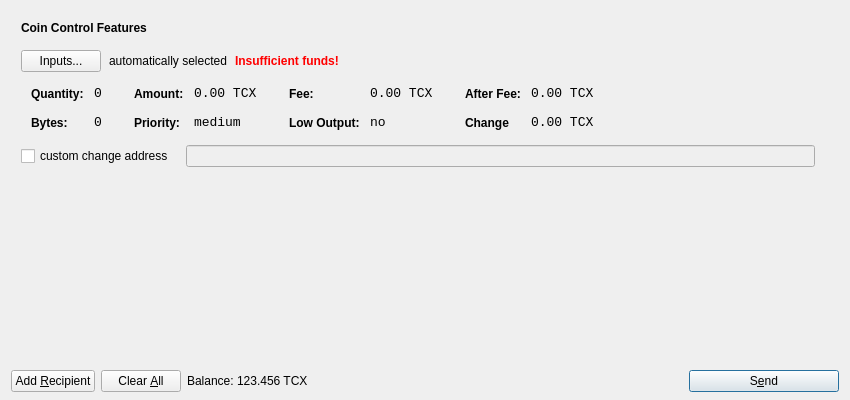
<?xml version="1.0" encoding="UTF-8"?>
<ui version="4.0">
 <class>SendCoinsDialog</class>
 <widget class="QDialog" name="SendCoinsDialog">
  <property name="geometry">
   <rect>
    <x>0</x>
    <y>0</y>
    <width>850</width>
    <height>400</height>
   </rect>
  </property>
  <property name="windowTitle">
   <string>Send Coins</string>
  </property>
  <layout class="QVBoxLayout" name="verticalLayout" stretch="0,1,0">
   <property name="bottomMargin">
    <number>8</number>
   </property>
   <item>
    <widget class="QFrame" name="frameCoinControl">
     <property name="sizePolicy">
      <sizepolicy hsizetype="Expanding" vsizetype="Expanding">
       <horstretch>0</horstretch>
       <verstretch>0</verstretch>
      </sizepolicy>
     </property>
     <property name="maximumSize">
      <size>
       <width>16777215</width>
       <height>16777215</height>
      </size>
     </property>
     <property name="frameShape">
      <enum>QFrame::NoFrame</enum>
     </property>
     <property name="frameShadow">
      <enum>QFrame::Plain</enum>
     </property>
     <layout class="QVBoxLayout" name="verticalLayoutCoinControl2">
      <property name="spacing">
       <number>6</number>
      </property>
      <property name="leftMargin">
       <number>0</number>
      </property>
      <property name="topMargin">
       <number>0</number>
      </property>
      <property name="rightMargin">
       <number>0</number>
      </property>
      <property name="bottomMargin">
       <number>6</number>
      </property>
      <item>
       <layout class="QVBoxLayout" name="verticalLayoutCoinControl" stretch="0,0,0,0,1">
        <property name="spacing">
         <number>0</number>
        </property>
        <property name="leftMargin">
         <number>10</number>
        </property>
        <property name="topMargin">
         <number>10</number>
        </property>
        <item>
         <layout class="QHBoxLayout" name="horizontalLayoutCoinControl1">
          <property name="bottomMargin">
           <number>15</number>
          </property>
          <item>
           <widget class="QLabel" name="labelCoinControlFeatures">
            <property name="sizePolicy">
             <sizepolicy hsizetype="Preferred" vsizetype="Maximum">
              <horstretch>0</horstretch>
              <verstretch>0</verstretch>
             </sizepolicy>
            </property>
            <property name="font">
             <font>
              <weight>75</weight>
              <bold>true</bold>
             </font>
            </property>
            <property name="styleSheet">
             <string notr="true">font-weight:bold;</string>
            </property>
            <property name="text">
             <string>Coin Control Features</string>
            </property>
           </widget>
          </item>
         </layout>
        </item>
        <item>
         <layout class="QHBoxLayout" name="horizontalLayoutCoinControl2" stretch="0,0,0,0">
          <property name="spacing">
           <number>8</number>
          </property>
          <property name="bottomMargin">
           <number>10</number>
          </property>
          <item>
           <widget class="QPushButton" name="pushButtonCoinControl">
            <property name="styleSheet">
             <string notr="true"/>
            </property>
            <property name="text">
             <string>Inputs...</string>
            </property>
           </widget>
          </item>
          <item>
           <widget class="QLabel" name="labelCoinControlAutomaticallySelected">
            <property name="text">
             <string>automatically selected</string>
            </property>
            <property name="margin">
             <number>5</number>
            </property>
           </widget>
          </item>
          <item>
           <widget class="QLabel" name="labelCoinControlInsuffFunds">
            <property name="font">
             <font>
              <weight>75</weight>
              <bold>true</bold>
             </font>
            </property>
            <property name="styleSheet">
             <string notr="true">color:red;font-weight:bold;</string>
            </property>
            <property name="text">
             <string>Insufficient funds!</string>
            </property>
            <property name="margin">
             <number>5</number>
            </property>
           </widget>
          </item>
          <item>
           <spacer name="horizontalSpacerCoinControl">
            <property name="orientation">
             <enum>Qt::Horizontal</enum>
            </property>
            <property name="sizeHint" stdset="0">
             <size>
              <width>40</width>
              <height>1</height>
             </size>
            </property>
           </spacer>
          </item>
         </layout>
        </item>
        <item>
         <widget class="QWidget" name="widgetCoinControl" native="true">
          <property name="sizePolicy">
           <sizepolicy hsizetype="Preferred" vsizetype="Preferred">
            <horstretch>0</horstretch>
            <verstretch>0</verstretch>
           </sizepolicy>
          </property>
          <property name="minimumSize">
           <size>
            <width>0</width>
            <height>0</height>
           </size>
          </property>
          <property name="styleSheet">
           <string notr="true"/>
          </property>
          <layout class="QHBoxLayout" name="horizontalLayoutCoinControl5">
           <property name="leftMargin">
            <number>0</number>
           </property>
           <property name="topMargin">
            <number>0</number>
           </property>
           <property name="rightMargin">
            <number>0</number>
           </property>
           <property name="bottomMargin">
            <number>0</number>
           </property>
           <item>
            <layout class="QHBoxLayout" name="horizontalLayoutCoinControl3" stretch="0,0,0,1">
             <property name="spacing">
              <number>20</number>
             </property>
             <property name="topMargin">
              <number>0</number>
             </property>
             <property name="bottomMargin">
              <number>10</number>
             </property>
             <item>
              <layout class="QFormLayout" name="formLayoutCoinControl1">
               <property name="horizontalSpacing">
                <number>10</number>
               </property>
               <property name="verticalSpacing">
                <number>14</number>
               </property>
               <property name="leftMargin">
                <number>10</number>
               </property>
               <property name="topMargin">
                <number>4</number>
               </property>
               <property name="rightMargin">
                <number>6</number>
               </property>
               <item row="0" column="0">
                <widget class="QLabel" name="labelCoinControlQuantityText">
                 <property name="styleSheet">
                  <string notr="true">font-weight:bold;</string>
                 </property>
                 <property name="text">
                  <string>Quantity:</string>
                 </property>
                 <property name="margin">
                  <number>0</number>
                 </property>
                </widget>
               </item>
               <item row="0" column="1">
                <widget class="QLabel" name="labelCoinControlQuantity">
                 <property name="font">
                  <font>
                   <family>Monospace</family>
                   <pointsize>10</pointsize>
                  </font>
                 </property>
                 <property name="cursor">
                  <cursorShape>IBeamCursor</cursorShape>
                 </property>
                 <property name="contextMenuPolicy">
                  <enum>Qt::ActionsContextMenu</enum>
                 </property>
                 <property name="text">
                  <string>0</string>
                 </property>
                 <property name="margin">
                  <number>0</number>
                 </property>
                 <property name="textInteractionFlags">
                  <set>Qt::LinksAccessibleByMouse|Qt::TextSelectableByKeyboard|Qt::TextSelectableByMouse</set>
                 </property>
                </widget>
               </item>
               <item row="1" column="0">
                <widget class="QLabel" name="labelCoinControlBytesText">
                 <property name="styleSheet">
                  <string notr="true">font-weight:bold;</string>
                 </property>
                 <property name="text">
                  <string>Bytes:</string>
                 </property>
                </widget>
               </item>
               <item row="1" column="1">
                <widget class="QLabel" name="labelCoinControlBytes">
                 <property name="font">
                  <font>
                   <family>Monospace</family>
                   <pointsize>10</pointsize>
                  </font>
                 </property>
                 <property name="cursor">
                  <cursorShape>IBeamCursor</cursorShape>
                 </property>
                 <property name="contextMenuPolicy">
                  <enum>Qt::ActionsContextMenu</enum>
                 </property>
                 <property name="text">
                  <string>0</string>
                 </property>
                 <property name="textInteractionFlags">
                  <set>Qt::LinksAccessibleByMouse|Qt::TextSelectableByKeyboard|Qt::TextSelectableByMouse</set>
                 </property>
                </widget>
               </item>
              </layout>
             </item>
             <item>
              <layout class="QFormLayout" name="formLayoutCoinControl2">
               <property name="horizontalSpacing">
                <number>10</number>
               </property>
               <property name="verticalSpacing">
                <number>14</number>
               </property>
               <property name="leftMargin">
                <number>6</number>
               </property>
               <property name="topMargin">
                <number>4</number>
               </property>
               <property name="rightMargin">
                <number>6</number>
               </property>
               <item row="0" column="0">
                <widget class="QLabel" name="labelCoinControlAmountText">
                 <property name="styleSheet">
                  <string notr="true">font-weight:bold;</string>
                 </property>
                 <property name="text">
                  <string>Amount:</string>
                 </property>
                 <property name="margin">
                  <number>0</number>
                 </property>
                </widget>
               </item>
               <item row="0" column="1">
                <widget class="QLabel" name="labelCoinControlAmount">
                 <property name="font">
                  <font>
                   <family>Monospace</family>
                   <pointsize>10</pointsize>
                  </font>
                 </property>
                 <property name="cursor">
                  <cursorShape>IBeamCursor</cursorShape>
                 </property>
                 <property name="contextMenuPolicy">
                  <enum>Qt::ActionsContextMenu</enum>
                 </property>
                 <property name="text">
                  <string>0.00 TCX</string>
                 </property>
                 <property name="textInteractionFlags">
                  <set>Qt::LinksAccessibleByMouse|Qt::TextSelectableByKeyboard|Qt::TextSelectableByMouse</set>
                 </property>
                </widget>
               </item>
               <item row="1" column="0">
                <widget class="QLabel" name="labelCoinControlPriorityText">
                 <property name="styleSheet">
                  <string notr="true">font-weight:bold;</string>
                 </property>
                 <property name="text">
                  <string>Priority:</string>
                 </property>
                </widget>
               </item>
               <item row="1" column="1">
                <widget class="QLabel" name="labelCoinControlPriority">
                 <property name="font">
                  <font>
                   <family>Monospace</family>
                   <pointsize>10</pointsize>
                  </font>
                 </property>
                 <property name="cursor">
                  <cursorShape>IBeamCursor</cursorShape>
                 </property>
                 <property name="contextMenuPolicy">
                  <enum>Qt::ActionsContextMenu</enum>
                 </property>
                 <property name="text">
                  <string>medium</string>
                 </property>
                 <property name="textInteractionFlags">
                  <set>Qt::LinksAccessibleByMouse|Qt::TextSelectableByKeyboard|Qt::TextSelectableByMouse</set>
                 </property>
                </widget>
               </item>
              </layout>
             </item>
             <item>
              <layout class="QFormLayout" name="formLayoutCoinControl3">
               <property name="horizontalSpacing">
                <number>10</number>
               </property>
               <property name="verticalSpacing">
                <number>14</number>
               </property>
               <property name="leftMargin">
                <number>6</number>
               </property>
               <property name="topMargin">
                <number>4</number>
               </property>
               <property name="rightMargin">
                <number>6</number>
               </property>
               <item row="0" column="0">
                <widget class="QLabel" name="labelCoinControlFeeText">
                 <property name="styleSheet">
                  <string notr="true">font-weight:bold;</string>
                 </property>
                 <property name="text">
                  <string>Fee:</string>
                 </property>
                 <property name="margin">
                  <number>0</number>
                 </property>
                </widget>
               </item>
               <item row="0" column="1">
                <widget class="QLabel" name="labelCoinControlFee">
                 <property name="font">
                  <font>
                   <family>Monospace</family>
                   <pointsize>10</pointsize>
                  </font>
                 </property>
                 <property name="cursor">
                  <cursorShape>IBeamCursor</cursorShape>
                 </property>
                 <property name="contextMenuPolicy">
                  <enum>Qt::ActionsContextMenu</enum>
                 </property>
                 <property name="text">
                  <string>0.00 TCX</string>
                 </property>
                 <property name="textInteractionFlags">
                  <set>Qt::LinksAccessibleByMouse|Qt::TextSelectableByKeyboard|Qt::TextSelectableByMouse</set>
                 </property>
                </widget>
               </item>
               <item row="1" column="0">
                <widget class="QLabel" name="labelCoinControlLowOutputText">
                 <property name="styleSheet">
                  <string notr="true">font-weight:bold;</string>
                 </property>
                 <property name="text">
                  <string>Low Output:</string>
                 </property>
                </widget>
               </item>
               <item row="1" column="1">
                <widget class="QLabel" name="labelCoinControlLowOutput">
                 <property name="font">
                  <font>
                   <family>Monospace</family>
                   <pointsize>10</pointsize>
                  </font>
                 </property>
                 <property name="cursor">
                  <cursorShape>IBeamCursor</cursorShape>
                 </property>
                 <property name="contextMenuPolicy">
                  <enum>Qt::ActionsContextMenu</enum>
                 </property>
                 <property name="text">
                  <string>no</string>
                 </property>
                 <property name="textInteractionFlags">
                  <set>Qt::LinksAccessibleByMouse|Qt::TextSelectableByKeyboard|Qt::TextSelectableByMouse</set>
                 </property>
                </widget>
               </item>
              </layout>
             </item>
             <item>
              <layout class="QFormLayout" name="formLayoutCoinControl4">
               <property name="horizontalSpacing">
                <number>10</number>
               </property>
               <property name="verticalSpacing">
                <number>14</number>
               </property>
               <property name="leftMargin">
                <number>6</number>
               </property>
               <property name="topMargin">
                <number>4</number>
               </property>
               <property name="rightMargin">
                <number>6</number>
               </property>
               <item row="0" column="0">
                <widget class="QLabel" name="labelCoinControlAfterFeeText">
                 <property name="styleSheet">
                  <string notr="true">font-weight:bold;</string>
                 </property>
                 <property name="text">
                  <string>After Fee:</string>
                 </property>
                 <property name="margin">
                  <number>0</number>
                 </property>
                </widget>
               </item>
               <item row="0" column="1">
                <widget class="QLabel" name="labelCoinControlAfterFee">
                 <property name="font">
                  <font>
                   <family>Monospace</family>
                   <pointsize>10</pointsize>
                  </font>
                 </property>
                 <property name="cursor">
                  <cursorShape>IBeamCursor</cursorShape>
                 </property>
                 <property name="contextMenuPolicy">
                  <enum>Qt::ActionsContextMenu</enum>
                 </property>
                 <property name="text">
                  <string>0.00 TCX</string>
                 </property>
                 <property name="textInteractionFlags">
                  <set>Qt::LinksAccessibleByMouse|Qt::TextSelectableByKeyboard|Qt::TextSelectableByMouse</set>
                 </property>
                </widget>
               </item>
               <item row="1" column="0">
                <widget class="QLabel" name="labelCoinControlChangeText">
                 <property name="styleSheet">
                  <string notr="true">font-weight:bold;</string>
                 </property>
                 <property name="text">
                  <string>Change</string>
                 </property>
                </widget>
               </item>
               <item row="1" column="1">
                <widget class="QLabel" name="labelCoinControlChange">
                 <property name="font">
                  <font>
                   <family>Monospace</family>
                   <pointsize>10</pointsize>
                  </font>
                 </property>
                 <property name="cursor">
                  <cursorShape>IBeamCursor</cursorShape>
                 </property>
                 <property name="contextMenuPolicy">
                  <enum>Qt::ActionsContextMenu</enum>
                 </property>
                 <property name="text">
                  <string>0.00 TCX</string>
                 </property>
                 <property name="textInteractionFlags">
                  <set>Qt::LinksAccessibleByMouse|Qt::TextSelectableByKeyboard|Qt::TextSelectableByMouse</set>
                 </property>
                </widget>
               </item>
              </layout>
             </item>
            </layout>
           </item>
          </layout>
         </widget>
        </item>
        <item>
         <layout class="QHBoxLayout" name="horizontalLayoutCoinControl4" stretch="0,0,0">
          <property name="spacing">
           <number>12</number>
          </property>
          <property name="sizeConstraint">
           <enum>QLayout::SetDefaultConstraint</enum>
          </property>
          <property name="topMargin">
           <number>5</number>
          </property>
          <property name="rightMargin">
           <number>5</number>
          </property>
          <item>
           <widget class="QCheckBox" name="checkBoxCoinControlChange">
            <property name="text">
             <string>custom change address</string>
            </property>
           </widget>
          </item>
          <item>
           <widget class="QLineEdit" name="lineEditCoinControlChange">
            <property name="enabled">
             <bool>false</bool>
            </property>
            <property name="sizePolicy">
             <sizepolicy hsizetype="Expanding" vsizetype="Fixed">
              <horstretch>0</horstretch>
              <verstretch>0</verstretch>
             </sizepolicy>
            </property>
           </widget>
          </item>
          <item>
           <widget class="QLabel" name="labelCoinControlChangeLabel">
            <property name="sizePolicy">
             <sizepolicy hsizetype="Preferred" vsizetype="Expanding">
              <horstretch>0</horstretch>
              <verstretch>0</verstretch>
             </sizepolicy>
            </property>
            <property name="minimumSize">
             <size>
              <width>0</width>
              <height>0</height>
             </size>
            </property>
            <property name="text">
             <string/>
            </property>
            <property name="margin">
             <number>3</number>
            </property>
           </widget>
          </item>
         </layout>
        </item>
        <item>
         <spacer name="verticalSpacerCoinControl">
          <property name="orientation">
           <enum>Qt::Vertical</enum>
          </property>
          <property name="sizeHint" stdset="0">
           <size>
            <width>800</width>
            <height>1</height>
           </size>
          </property>
         </spacer>
        </item>
       </layout>
      </item>
     </layout>
    </widget>
   </item>
   <item>
    <widget class="QScrollArea" name="scrollArea">
     <property name="frameShape">
      <enum>QFrame::NoFrame</enum>
     </property>
     <property name="frameShadow">
      <enum>QFrame::Plain</enum>
     </property>
     <property name="widgetResizable">
      <bool>true</bool>
     </property>
     <widget class="QWidget" name="scrollAreaWidgetContents">
      <property name="geometry">
       <rect>
        <x>0</x>
        <y>0</y>
        <width>832</width>
        <height>137</height>
       </rect>
      </property>
      <layout class="QVBoxLayout" name="verticalLayout_2">
       <property name="leftMargin">
        <number>0</number>
       </property>
       <property name="topMargin">
        <number>0</number>
       </property>
       <property name="rightMargin">
        <number>0</number>
       </property>
       <property name="bottomMargin">
        <number>0</number>
       </property>
       <item>
        <layout class="QVBoxLayout" name="entries">
         <property name="spacing">
          <number>6</number>
         </property>
        </layout>
       </item>
       <item>
        <spacer name="verticalSpacer">
         <property name="orientation">
          <enum>Qt::Vertical</enum>
         </property>
         <property name="sizeHint" stdset="0">
          <size>
           <width>20</width>
           <height>40</height>
          </size>
         </property>
        </spacer>
       </item>
      </layout>
     </widget>
    </widget>
   </item>
   <item>
    <layout class="QHBoxLayout" name="horizontalLayout">
     <item>
      <widget class="QPushButton" name="addButton">
       <property name="toolTip">
        <string>Send to multiple recipients at once</string>
       </property>
       <property name="text">
        <string>Add &amp;Recipient</string>
       </property>
       <property name="icon">
        <iconset resource="../bitcoin.qrc">
         <normaloff>:/icons/add</normaloff>:/icons/add</iconset>
       </property>
       <property name="autoDefault">
        <bool>false</bool>
       </property>
      </widget>
     </item>
     <item>
      <widget class="QPushButton" name="clearButton">
       <property name="sizePolicy">
        <sizepolicy hsizetype="Minimum" vsizetype="Fixed">
         <horstretch>0</horstretch>
         <verstretch>0</verstretch>
        </sizepolicy>
       </property>
       <property name="toolTip">
        <string>Remove all transaction fields</string>
       </property>
       <property name="text">
        <string>Clear &amp;All</string>
       </property>
       <property name="icon">
        <iconset resource="../bitcoin.qrc">
         <normaloff>:/icons/remove</normaloff>:/icons/remove</iconset>
       </property>
       <property name="autoRepeatDelay">
        <number>300</number>
       </property>
       <property name="autoDefault">
        <bool>false</bool>
       </property>
      </widget>
     </item>
     <item>
      <layout class="QHBoxLayout" name="horizontalLayout_2">
       <property name="spacing">
        <number>3</number>
       </property>
       <item>
        <widget class="QLabel" name="label">
         <property name="sizePolicy">
          <sizepolicy hsizetype="Preferred" vsizetype="Fixed">
           <horstretch>0</horstretch>
           <verstretch>0</verstretch>
          </sizepolicy>
         </property>
         <property name="text">
          <string>Balance:</string>
         </property>
        </widget>
       </item>
       <item>
        <widget class="QLabel" name="labelBalance">
         <property name="sizePolicy">
          <sizepolicy hsizetype="Preferred" vsizetype="Fixed">
           <horstretch>0</horstretch>
           <verstretch>0</verstretch>
          </sizepolicy>
         </property>
         <property name="cursor">
          <cursorShape>IBeamCursor</cursorShape>
         </property>
         <property name="text">
          <string>123.456 TCX</string>
         </property>
         <property name="textInteractionFlags">
          <set>Qt::LinksAccessibleByMouse|Qt::TextSelectableByKeyboard|Qt::TextSelectableByMouse</set>
         </property>
        </widget>
       </item>
      </layout>
     </item>
     <item>
      <spacer name="horizontalSpacer">
       <property name="orientation">
        <enum>Qt::Horizontal</enum>
       </property>
       <property name="sizeHint" stdset="0">
        <size>
         <width>40</width>
         <height>20</height>
        </size>
       </property>
      </spacer>
     </item>
     <item>
      <widget class="QPushButton" name="sendButton">
       <property name="minimumSize">
        <size>
         <width>150</width>
         <height>0</height>
        </size>
       </property>
       <property name="toolTip">
        <string>Confirm the send action</string>
       </property>
       <property name="text">
        <string>S&amp;end</string>
       </property>
       <property name="icon">
        <iconset resource="../bitcoin.qrc">
         <normaloff>:/icons/send</normaloff>:/icons/send</iconset>
       </property>
       <property name="default">
        <bool>true</bool>
       </property>
      </widget>
     </item>
    </layout>
   </item>
  </layout>
 </widget>
 <resources>
  <include location="../bitcoin.qrc"/>
 </resources>
 <connections/>
</ui>
